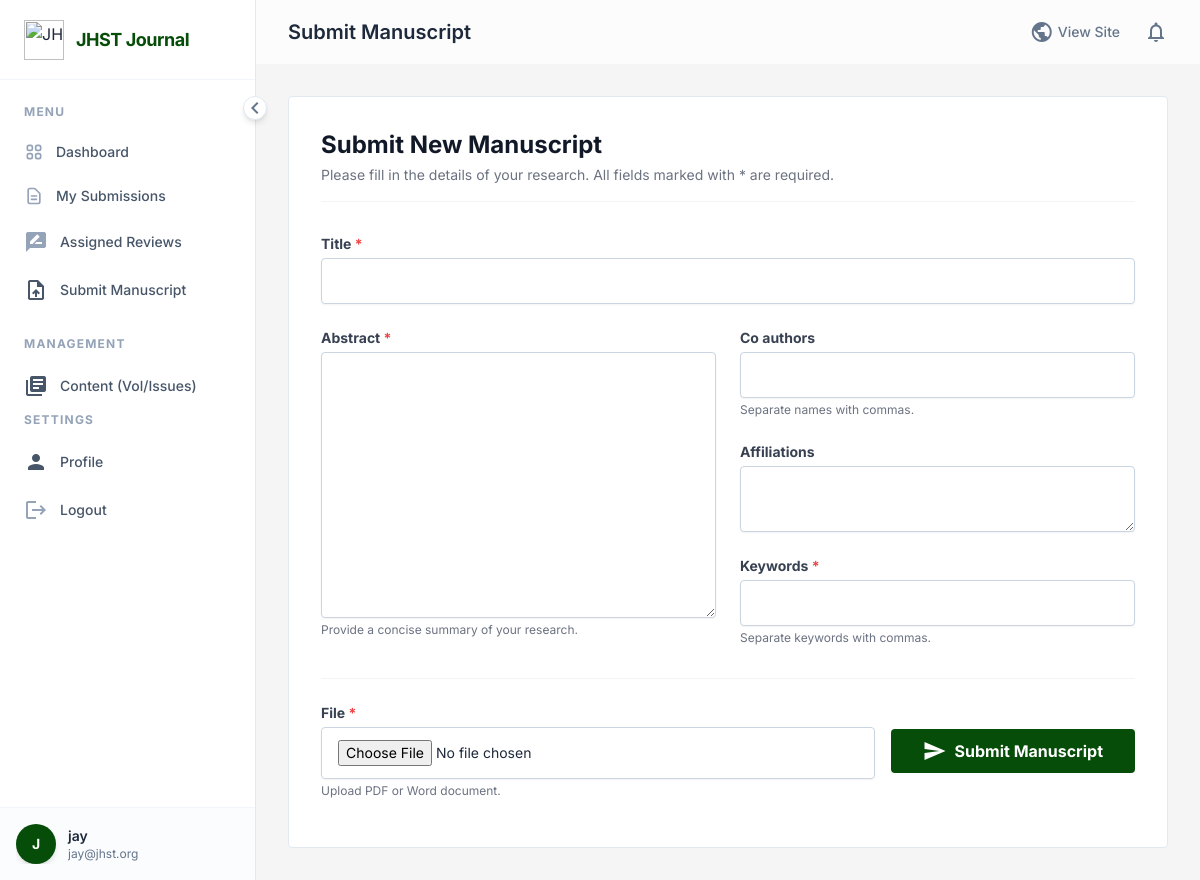
The page /submit/ (signed in) on the database its author committed.
### journal/models.py (models this page shows, shortened)
class User(AbstractUser):
    is_researcher = models.BooleanField(default=False)
    is_reviewer = models.BooleanField(default=False)
    is_editor = models.BooleanField(default=False)
    affiliation = models.CharField(max_length=255, blank=True)
    avatar = models.ImageField(upload_to='avatars/', blank=True, null=True)

### journal/views.py (the view)
# urls.py: path('submit/', views.submit_manuscript, name='submit_manuscript'),
@login_required
def submit_manuscript(request):
    if request.method == 'POST':
        form = ManuscriptForm(request.POST, request.FILES)
        if form.is_valid():
            manuscript = form.save(commit=False)
            manuscript.author = request.user
            manuscript.save()
            _send_notification_email(
                f"Submission Received: {manuscript.title}",
                f"Dear {manuscript.author.get_full_name()},\n\nYour manuscript '{manuscript.title}' has been successfully submitted to JHST. You can track its status in your dashboard.\n\nBest regards,\nJHST Editorial Team",
                [manuscript.author.email]
            )
            Notification.objects.create(
                recipient=manuscript.author,
                message=f"Submission Received: Your manuscript '{manuscript.title}' has been successfully submitted.",
                link='/dashboard/my-submissions/'
            )
            for editor in User.objects.filter(is_editor=True):
                 Notification.objects.create(
                    recipient=editor,
                    message=f"New Submission: '{manuscript.title}' by {manuscript.author.get_full_name()}.",
                    link='/dashboard/'
                )
            messages.success(request, "Your manuscript has been submitted successfully!")
            return redirect('dashboard')
        else:
            messages.error(request, "Please correct the errors below and try again.")
    else:
        form = ManuscriptForm()
    return render(request, 'dashboard/submit_manuscript.html', {'form': form})

### templates/dashboard/submit_manuscript.html (shortened to what this page needs)
﻿{% extends 'dashboard/dashboard_base.html' %} {% block dashboard_title %}Submit
Manuscript{% endblock %} {% block content %}
<div class="max-w-5xl mx-auto">
  <div
    class="bg-white dark:bg-card-dark border border-border-light dark:border-border-dark rounded p-8"
  >
    <div class="mb-8 border-b border-gray-100 dark:border-gray-700 pb-4">
      <h2 class="text-2xl font-display font-bold text-gray-900 dark:text-white">
        Submit New Manuscript
      </h2>
      <p class="text-sm text-gray-500 mt-1">
        Please fill in the details of your research. All fields marked with *
        are required.
      </p>
    </div>
    <form method="post" enctype="multipart/form-data" class="space-y-8">
      <div class="grid grid-cols-1 md:grid-cols-2 gap-6">
        <div class="md:col-span-2">
          <label
            for="{{ form.title.id_for_label }}"
            class="block text-sm font-bold text-gray-700 dark:text-gray-300 mb-1"
          >
            {{ form.title.label }} <span class="text-red-500">*</span>
          </label>
          {{ form.title }}
        </div>
        <div>
          <label
            for="{{ form.abstract.id_for_label }}"
            class="block text-sm font-bold text-gray-700 dark:text-gray-300 mb-1"
          >
            {{ form.abstract.label }} <span class="text-red-500">*</span>
          </label>
          {{ form.abstract }}
          <p class="text-xs text-gray-500 mt-1">
            Provide a concise summary of your research.
          </p>
        </div>
        <div class="space-y-6">
          <div>
            <label
              for="{{ form.co_authors.id_for_label }}"
              class="block text-sm font-bold text-gray-700 dark:text-gray-300 mb-1"
            >
              {{ form.co_authors.label }}
            </label>
            {{ form.co_authors }}
            <p class="text-xs text-gray-500 mt-1">
              Separate names with commas.
            </p>
          </div>
          <div>
            <label
              for="{{ form.affiliations.id_for_label }}"
              class="block text-sm font-bold text-gray-700 dark:text-gray-300 mb-1"
            >
              {{ form.affiliations.label }}
            </label>
            {{ form.affiliations }}
          </div>
          <div>
            <label
              for="{{ form.keywords.id_for_label }}"
              class="block text-sm font-bold text-gray-700 dark:text-gray-300 mb-1"
            >
              {{ form.keywords.label }} <span class="text-red-500">*</span>
            </label>
            {{ form.keywords }}
            <p class="text-xs text-gray-500 mt-1">
              Separate keywords with commas.
            </p>
          </div>
        </div>
      </div>
      <div
        class="pt-6 border-t border-gray-100 dark:border-gray-700 flex flex-col md:flex-row md:items-center justify-between gap-4"
      >
        <div class="flex-1">
          <label
            for="{{ form.file.id_for_label }}"
            class="block text-sm font-bold text-gray-700 dark:text-gray-300 mb-1"
          >
            {{ form.file.label }} <span class="text-red-500">*</span>
          </label>
          {{ form.file }}
          <p class="text-xs text-gray-500 mt-1">Upload PDF or Word document.</p>
        </div>
        <div class="flex items-end">
          <button
            type="submit"
            class="w-full md:w-auto bg-primary text-white font-bold py-2.5 px-8 rounded hover:bg-opacity-90 transition flex items-center justify-center"
          >
            <span class="material-icons text-sm mr-2">send</span> Submit
            Manuscript
          </button>
        </div>
      </div>
    </form>
  </div>
</div>
{% endblock %}

### templates/dashboard/dashboard_base.html (shortened to what this page needs)
{% load static %}
<!DOCTYPE html>
<html lang="en" class="scroll-smooth">
  <head>
    <script src="https://cdn.tailwindcss.com"></script>
  </head>
  <body
    class="bg-[#ededed]/50 dark:bg-bg-dark text-slate-800 dark:text-gray-100 font-sans antialiased min-h-screen flex overflow-hidden"
  >
    <aside
      id="sidebar"
      class="bg-white dark:bg-card-dark border-r border-slate-200 dark:border-slate-700 flex flex-col fixed h-full z-40 sidebar-transition w-64 shadow-2xl md:shadow-none transform -translate-x-full md:translate-x-0"
    >
      <div
        class="h-20 flex items-center px-6 border-b border-slate-100 dark:border-slate-800/50"
      >
        <a
          href="{% url 'index' %}"
          class="flex items-center gap-3 overflow-hidden whitespace-nowrap"
        >
          <img
            src="{% static 'assets/images/jhst-logo.png' %}"
            alt="JHST Logo"
            class="h-10 w-auto object-contain flex-shrink-0"
          />
          <span
            class="font-display font-bold text-lg tracking-tight text-primary dark:text-white sidebar-header-text transition-opacity duration-300"
          >
            JHST Journal
          </span>
        </a>
      </div>
      <nav class="flex-1 overflow-y-auto py-6 px-3 space-y-1 no-scrollbar">
        <div class="mb-6">
          <p
            class="px-3 text-xs font-bold text-slate-400 uppercase tracking-widest mb-3 section-label transition-opacity duration-300"
          >
            Menu
          </p>
          <a
            href="{% url 'dashboard' %}"
            class="sidebar-link group flex items-center px-3 py-2.5 text-sm font-medium text-slate-600 dark:text-gray-300 rounded hover:text-primary dark:hover:text-white transition-colors duration-200 mb-1 {% if request.resolver_match.url_name == 'dashboard' %}active{% endif %}"
            title="Dashboard"
          >
            <span class="link-text whitespace-nowrap">Dashboard</span>
          </a>
          <a
            href="{% url 'my_submissions' %}"
            class="sidebar-link group flex items-center px-3 py-2.5 text-sm font-medium text-slate-600 dark:text-gray-300 rounded hover:text-primary dark:hover:text-white transition-colors duration-200 mb-1 {% if request.resolver_match.url_name == 'my_submissions' %}active{% endif %}"
            title="My Submissions"
          >
            <span class="link-text whitespace-nowrap">My Submissions</span>
          </a>
          {% if user.is_reviewer %}
          <a
            href="{% url 'assigned_reviews' %}"
            class="sidebar-link group flex items-center px-3 py-2.5 text-sm font-medium text-slate-600 dark:text-gray-300 rounded hover:text-primary dark:hover:text-white transition-colors duration-200 mb-1 {% if request.resolver_match.url_name == 'assigned_reviews' %}active{% endif %}"
            title="Assigned Reviews"
          >
            <span
              class="material-icons text-xl mr-3 text-slate-400 group-hover:text-primary transition-colors"
              >rate_review</span
            >
            <span class="link-text whitespace-nowrap">Assigned Reviews</span>
          </a>
          {% endif %} {% if user.is_researcher %}
          <a
            href="{% url 'submit_manuscript' %}"
            class="sidebar-link group flex items-center px-3 py-2.5 text-sm font-medium text-slate-600 dark:text-gray-300 rounded hover:text-primary dark:hover:text-white transition-colors duration-200 mb-1"
            title="Submit Manuscript"
          >
            <span
              class="material-icons text-xl mr-3 group-hover:text-primary transition-colors"
              >upload_file</span
            >
            <span class="link-text whitespace-nowrap">Submit Manuscript</span>
          </a>
          {% endif %}
        </div>
        {% if user.is_editor %}
        <div class="mb-6">
          <p
            class="px-3 text-xs font-bold text-slate-400 uppercase tracking-widest mb-3 section-label transition-opacity duration-300"
          >
            Management
          </p>
          <a
            href="{% url 'manage_volumes' %}"
            class="sidebar-link group flex items-center px-3 py-2.5 text-sm font-medium text-slate-600 dark:text-gray-300 rounded hover:text-primary dark:hover:text-white transition-colors duration-200 mb-1 {% if request.resolver_match.url_name == 'manage_volumes' %}active{% endif %}"
            title="Volumes & Issues"
          >
            <span
              class="material-icons text-xl mr-3 group-hover:text-primary transition-colors"
              >library_books</span
            >
            <span class="link-text whitespace-nowrap"
              >Content (Vol/Issues)</span
            >
          </a>
        </div>
        {% endif %}
        <div class="mb-6">
          <p
            class="px-3 text-xs font-bold text-slate-400 uppercase tracking-widest mb-3 section-label transition-opacity duration-300"
          >
            Settings
          </p>
          <a
            href="{% url 'profile' %}"
            class="sidebar-link group flex items-center px-3 py-2.5 text-sm font-medium text-slate-600 dark:text-gray-300 rounded hover:text-primary dark:hover:text-white transition-colors duration-200 mb-1 {% if request.resolver_match.url_name == 'profile' %}active{% endif %}"
            title="Profile"
          >
            <span
              class="material-icons text-xl mr-3 group-hover:text-primary transition-colors"
              >person</span
            >
            <span class="link-text whitespace-nowrap">Profile</span>
          </a>
          <form action="{% url 'logout' %}" method="post" class="w-full">
            <button
              type="submit"
              class="sidebar-link group w-full flex items-center px-3 py-2.5 text-sm font-medium text-slate-600 dark:text-gray-300 rounded hover:bg-red-50 dark:hover:bg-red-900/10 hover:text-red-600 transition-colors duration-200"
              title="Logout"
            >
              <span
                class="material-icons text-xl mr-3 text-slate-400 group-hover:text-red-500 transition-colors"
                >logout</span
              >
              <span class="link-text whitespace-nowrap">Logout</span>
            </button>
          </form>
        </div>
      </nav>
      <div
        class="p-4 border-t border-slate-100 dark:border-slate-800/50 bg-slate-50/50 dark:bg-slate-900/50"
      >
        <div class="flex items-center overflow-hidden whitespace-nowrap">
          {% if user.avatar %}
          <img
            class="h-10 w-10 rounded-full object-cover shadow-md flex-shrink-0"
            src="{{ user.avatar.url }}"
            alt="{{ user.username }}"
          />
          {% else %}
          <div
            class="h-10 w-10 rounded-full bg-primary text-white flex items-center justify-center font-bold text-sm shadow-md flex-shrink-0"
          >
            {{ user.username|slice:":1"|upper }}
          </div>
          {% endif %}
          <div class="ml-3 user-info transition-opacity duration-300">
            <p class="text-sm font-semibold text-slate-800 dark:text-gray-200">
              {{ user.username }}
            </p>
            <p class="text-xs text-slate-500 truncate max-w-[140px]">
              {{ user.email }}
            </p>
          </div>
        </div>
      </div>
      <button
        id="sidebar-collapse-btn"
        class="absolute -right-3 top-24 bg-white dark:bg-slate-800 border border-slate-200 dark:border-slate-600 rounded-full p-1 shadow-md hidden md:flex items-center justify-center text-slate-500 hover:text-primary transition-transform duration-300 z-50 w-6 h-6"
        aria-label="Toggle Sidebar"
      >
        <span
          class="material-icons text-sm transform transition-transform duration-300"
          id="collapse-icon"
          >chevron_left</span
        >
      </button>
    </aside>
    <div
      id="main-content"
      class="flex-1 md:ml-64 flex flex-col h-screen overflow-hidden main-content-transition"
    >
      <header
        class="glass sticky top-0 z-20 h-16 flex items-center justify-between px-6 md:px-8"
      >
        <div class="flex items-center">
          <h1
            class="text-xl font-display font-semibold text-slate-800 dark:text-white hidden sm:block"
          >
            {% block dashboard_title %}Overview{% endblock %}
          </h1>
        </div>
        <div class="flex items-center space-x-6">
          <a
            href="{% url 'index' %}"
            class="text-sm font-medium text-slate-500 hover:text-primary transition-colors flex items-center gap-1"
          >
            <span class="material-icons text-base">public</span>
            <span class="hidden sm:inline">View Site</span>
          </a>
          <div
            class="relative notification-bell cursor-pointer"
            id="notification-bell"
          >
            <span
              class="material-icons text-slate-500 hover:text-primary transition-colors"
              >notifications_none</span
            >
          </div>
        </div>
      </header>
      <main class="p-6 md:p-8 overflow-y-auto flex-1">
        <div class="mx-auto max-w-7xl animate-fade-in-up">
          {% block content %}{% endblock %}
        </div>
      </main>
    </div>
  </body>
</html>

### rows shown on the page
User: username "J", username "jay", email "jay@jhst.org"
